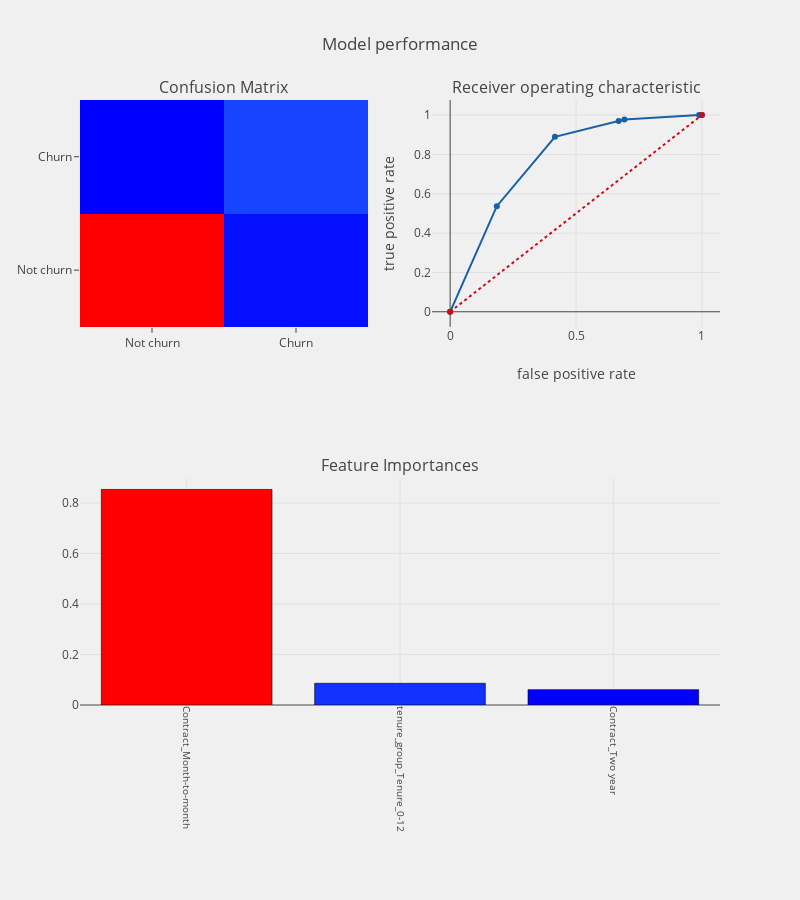

Notebook cell for this chart:
### Code cell
plot_decision_tree(features_cat,3,"entropy","best",
                   model_performance = True ,)

### Figure 1 — Plotly figure (JSON) as saved in the notebook; plotly's stock layout.template omitted (floating-point values rounded to 4 significant figures)
{"data": [{"colorscale": "Picnic", "name": "matrix", "showscale": false, "type": "heatmap", "uid": "ae5e9680-c789-11e8-85a3-9974e7f7f9a2", "x": ["Not churn", "Churn"], "xaxis": "x", "y": ["Not churn", "Churn"], "yaxis": "y", "z": [[1033, 235], [227, 263]]}, {"line": {"color": "rgb(22, 96, 167)", "width": 2}, "name": "Roc : 0.6757017317968197", "type": "scatter", "uid": "ae5f30fe-c789-11e8-85a3-9974e7f7f9a2", "x": [0, 0.1853, 0.4164, 0.6696, 0.6924, 0.989, 1], "xaxis": "x2", "y": [0, 0.5367, 0.8898, 0.9694, 0.9776, 1, 1], "yaxis": "y2"}, {"line": {"color": "rgb(205, 12, 24)", "dash": "dot", "width": 2}, "type": "scatter", "uid": "ae5f999a-c789-11e8-85a3-9974e7f7f9a2", "x": [0, 1], "xaxis": "x2", "y": [0, 1], "yaxis": "y2"}, {"marker": {"color": [0.8533, 0.08593, 0.06075], "colorscale": "Picnic", "line": {"color": "black", "width": 0.6}}, "name": "coefficients", "type": "bar", "uid": "ae60047a-c789-11e8-85a3-9974e7f7f9a2", "x": ["Contract_Month-to-month", "tenure_group_Tenure_0-12", "Contract_Two year"], "xaxis": "x3", "y": [0.8533, 0.08593, 0.06075], "yaxis": "y3"}], "layout": {"annotations": [{"font": {"size": 16}, "showarrow": false, "text": "Confusion Matrix", "x": 0.225, "xanchor": "center", "xref": "paper", "y": 1, "yanchor": "bottom", "yref": "paper"}, {"font": {"size": 16}, "showarrow": false, "text": "Receiver operating characteristic", "x": 0.775, "xanchor": "center", "xref": "paper", "y": 1, "yanchor": "bottom", "yref": "paper"}, {"font": {"size": 16}, "showarrow": false, "text": "Feature Importances", "x": 0.5, "xanchor": "center", "xref": "paper", "y": 0.375, "yanchor": "bottom", "yref": "paper"}], "autosize": false, "height": 900, "margin": {"b": 195}, "paper_bgcolor": "rgba(240,240,240, 0.95)", "plot_bgcolor": "rgba(240,240,240, 0.95)", "showlegend": false, "title": "Model performance", "width": 800, "xaxis": {"anchor": "y", "domain": [0, 0.45]}, "xaxis2": {"anchor": "y2", "domain": [0.55, 1], "title": "false positive rate"}, "xaxis3": {"anchor": "y3", "domain": [0, 1], "showgrid": true, "tickangle": 90, "tickfont": {"size": 10}}, "yaxis": {"anchor": "x", "domain": [0.625, 1]}, "yaxis2": {"anchor": "x2", "domain": [0.625, 1], "title": "true positive rate"}, "yaxis3": {"anchor": "x3", "domain": [0, 0.375]}}}
